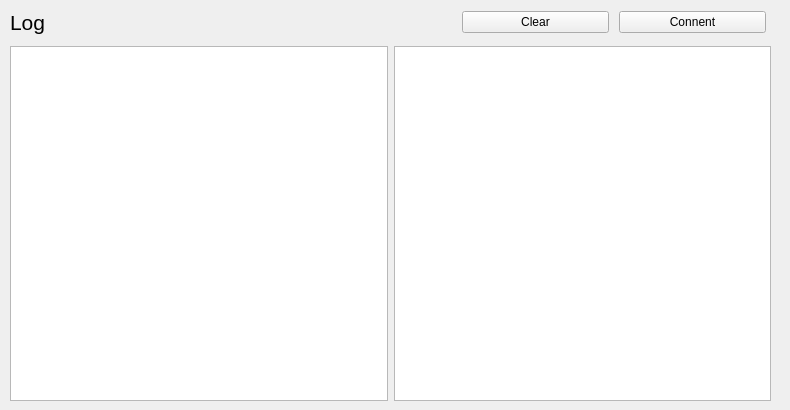
<?xml version="1.0" encoding="UTF-8"?>
<ui version="4.0">
 <class>Tab1SocketClient</class>
 <widget class="QWidget" name="Tab1SocketClient">
  <property name="geometry">
   <rect>
    <x>0</x>
    <y>0</y>
    <width>790</width>
    <height>410</height>
   </rect>
  </property>
  <property name="windowTitle">
   <string>Form</string>
  </property>
  <widget class="QWidget" name="verticalLayoutWidget">
   <property name="geometry">
    <rect>
     <x>10</x>
     <y>10</y>
     <width>761</width>
     <height>391</height>
    </rect>
   </property>
   <layout class="QVBoxLayout" name="verticalLayout">
    <item>
     <layout class="QHBoxLayout" name="horizontalLayout" stretch="3,1,1">
      <property name="spacing">
       <number>10</number>
      </property>
      <property name="rightMargin">
       <number>5</number>
      </property>
      <property name="bottomMargin">
       <number>5</number>
      </property>
      <item>
       <widget class="QLabel" name="pLabel">
        <property name="font">
         <font>
          <pointsize>16</pointsize>
         </font>
        </property>
        <property name="text">
         <string>Log</string>
        </property>
       </widget>
      </item>
      <item>
       <widget class="QPushButton" name="pPbRecvDataClear">
        <property name="text">
         <string>Clear</string>
        </property>
       </widget>
      </item>
      <item>
       <widget class="QPushButton" name="pPbServerConnect">
        <property name="text">
         <string>Connent</string>
        </property>
        <property name="checkable">
         <bool>true</bool>
        </property>
       </widget>
      </item>
     </layout>
    </item>
    <item>
     <layout class="QHBoxLayout" name="horizontalLayout_2">
      <item>
       <widget class="QTextEdit" name="pTeRecvData1"/>
      </item>
      <item>
       <widget class="QTextEdit" name="pTeRecvData2"/>
      </item>
     </layout>
    </item>
   </layout>
  </widget>
 </widget>
 <resources/>
 <connections/>
</ui>
